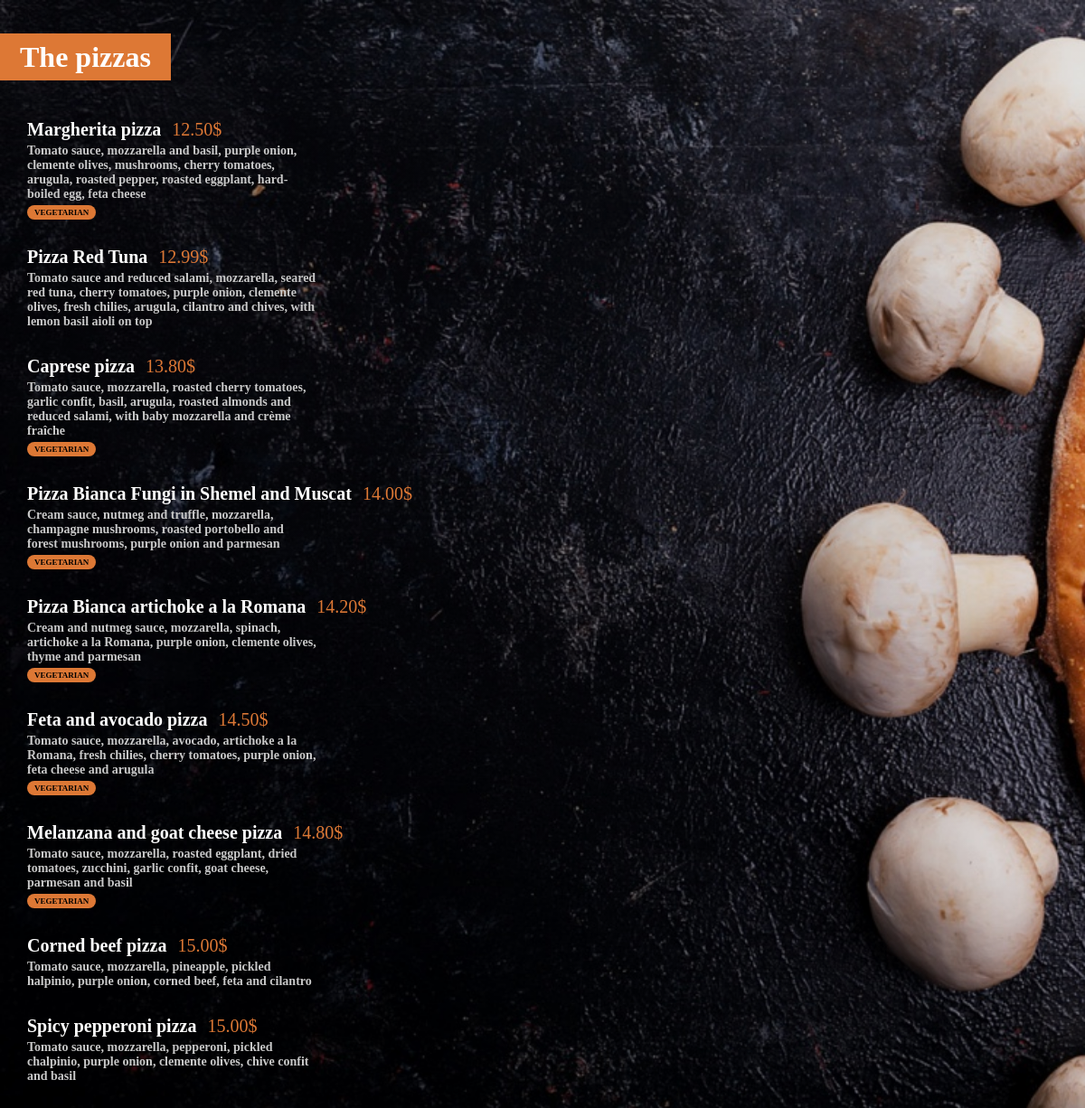
The app's page /menu/ with its own data.
### menu/models.py (models this page shows, shortened)
class Pizza(models.Model):
   pizza_name = models.CharField(max_length=200)
   ingredients = models.CharField(max_length=400)
   price = models.FloatField(default=0)
   vegetarian = models.BooleanField(default=False)

### menu/views.py (the view)
# urls.py: path('', views.index, name="index"),
def index(request):
    pizzas = Pizza.objects.all().order_by("price")
    return render(request, 'menu/index.html', {'pizzas': pizzas})

### menu/templates/menu/index.html (shortened to what this page needs)
{% load static %}
<html>
<head>
    <link rel="stylesheet" href="{% static 'menu/my_styles.css' %}">
</head>
<body>
    <div class="title">
        <h1>The pizzas</h1>
    </div>
    <div class="menu_list">
        {% for pizza in pizzas %}
            <div class="menu_list_item">
                <span class="menu_list_title">{{pizza.pizza_name}}</span>
                <span class="price">{{pizza.price | floatformat:2}}$</span>
                <span class="ingredients_menu">{{pizza.ingredients}}</span>
                {% if pizza.vegetarian %}
                <span class="vegetarian">VEGETARIAN</span>
                {% endif %}
            </div>
            {% endfor %}
    </div>
</body>
</html>

### menu/static/menu/my_styles.css (style rules this page uses)
body { background:linear-gradient(0deg, rgba(0,0,0,0.1), rgba(0,0,0,0.1)), url("image/menu_background.jpg"); -webkit-background-size: cover; -moz-background-size: cover; -o-background-size: cover; background-size: cover; color: white; margin: 0px; font-family:'Times New Roman', Times, serif; }
h1 { background-color: #DD7835; display: inline; padding: 8px 22px; }
.title { margin-top: 45px; margin-bottom: 50px; }
.menu_list { margin-left: 30px; }
.menu_list_item { margin: 30px 0px; }
.menu_list_title { font-weight: bold; font-size: 20px; }
.price { font-size: 20px; color: #DD7835; margin-left: 8px; }
.ingredients_menu { font-size: 14px; color: #C8C8C8; margin-top: 4px; display: block; width: 320px; font-weight: bold; }
.vegetarian { background-color: #DD7835; color: black; font-size: 9px; padding: 3px 8px; margin-top: 4px; display: inline-block; border-radius: 8px; font-weight: bold; }

### records on screen
Pizza: pizza_name "Margherita pizza", price "12.50", ingredients "Tomato sauce, mozzarella and basil, purple onion, clemente olives, mushrooms, cherry tomatoes, arugula, roasted pepper, roasted eggplant, hard-boiled egg, feta cheese", vegetarian "VEGETARIAN"
Pizza: pizza_name "Pizza Red Tuna", price "12.99", ingredients "Tomato sauce and reduced salami, mozzarella, seared red tuna, cherry tomatoes, purple onion, clemente olives, fresh chilies, arugula, cilantro and chives, with lemon basil aioli on top"
Pizza: pizza_name "Caprese pizza", price "13.80", ingredients "Tomato sauce, mozzarella, roasted cherry tomatoes, garlic confit, basil, arugula, roasted almonds and reduced salami, with baby mozzarella and crème fraîche", vegetarian "VEGETARIAN"
Pizza: pizza_name "Pizza Bianca Fungi in Shemel and Muscat", price "14.00", ingredients "Cream sauce, nutmeg and truffle, mozzarella, champagne mushrooms, roasted portobello and forest mushrooms, purple onion and parmesan", vegetarian "VEGETARIAN"
Pizza: pizza_name "Pizza Bianca artichoke a la Romana", price "14.20", ingredients "Cream and nutmeg sauce, mozzarella, spinach, artichoke a la Romana, purple onion, clemente olives, thyme and parmesan", vegetarian "VEGETARIAN"
Pizza: pizza_name "Feta and avocado pizza", price "14.50", ingredients "Tomato sauce, mozzarella, avocado, artichoke a la Romana, fresh chilies, cherry tomatoes, purple onion, feta cheese and arugula", vegetarian "VEGETARIAN"
Pizza: pizza_name "Melanzana and goat cheese pizza", price "14.80", ingredients "Tomato sauce, mozzarella, roasted eggplant, dried tomatoes, zucchini, garlic confit, goat cheese, parmesan and basil", vegetarian "VEGETARIAN"
Pizza: pizza_name "Corned beef pizza", price "15.00", ingredients "Tomato sauce, mozzarella, pineapple, pickled halpinio, purple onion, corned beef, feta and cilantro"
Pizza: pizza_name "Spicy pepperoni pizza", price "15.00", ingredients "Tomato sauce, mozzarella, pepperoni, pickled chalpinio, purple onion, clemente olives, chive confit and basil"
